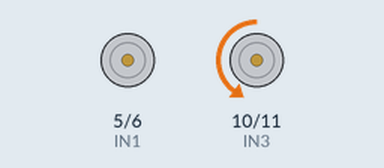
Bench run of a sketch on a simulated Arduino Uno, built with avr-gcc and run on an emulated ATmega328P. On the bench: motor-driver pin pairs drawn as motors (green arrow = first pin HIGH = forward, orange = second pin HIGH = backward, longer = more drive, scaled by the enable pin).

Above: at 1.0 s.
At 3.0 s:
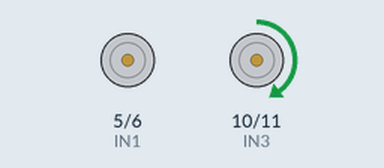
At 5.0 s:
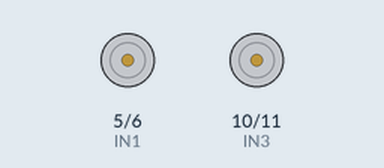
Timing chart, 0 to 7.8 s (numbered marks = the images above):
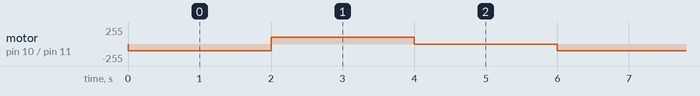

The sketch:

DF3-motorTeste.ino
```cpp
// Motor A
int ENA = 8;
int IN1 = 5;
int IN2 = 6;

// Motor B
int ENB = 9;
int IN3 = 10;
int IN4 = 11;

void setup() {
  pinMode(ENA, OUTPUT);
  pinMode(IN1, OUTPUT);
  pinMode(IN2, OUTPUT);

  pinMode(ENB, OUTPUT);
  pinMode(IN3, OUTPUT);
  pinMode(IN4, OUTPUT);

  // velocidade dos motores
  analogWrite(ENA, 100);
  analogWrite(ENB, 100);
}

void loop() {
  // FRENTE
  digitalWrite(IN1, HIGH);
  digitalWrite(IN2, LOW);
  digitalWrite(IN3, LOW);
  digitalWrite(IN4, HIGH);
  delay(2000);

  // RÉ
  digitalWrite(IN1, LOW);
  digitalWrite(IN2, HIGH);
  digitalWrite(IN3, HIGH);
  digitalWrite(IN4, LOW);
  delay(2000);

  // PARAR
  digitalWrite(IN1, LOW);
  digitalWrite(IN2, LOW);
  digitalWrite(IN3, LOW);
  digitalWrite(IN4, LOW);
  delay(2000);
}
```

Measured:
- by itself, motor on pin 10 (IN3) / pin 11 (IN4): repeats every 6.0 s: forward 100/255 2.0 s, stopped 2.0 s, backward 100/255 2.0 s
